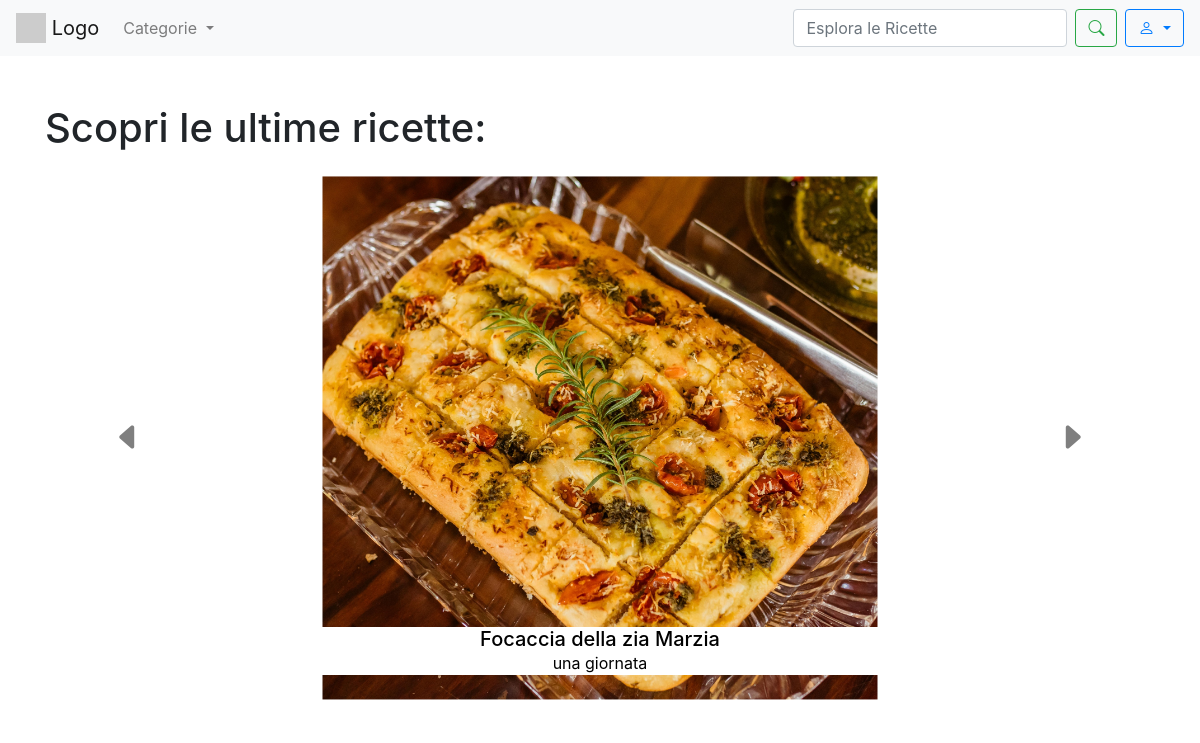
Before: / with the older database file.
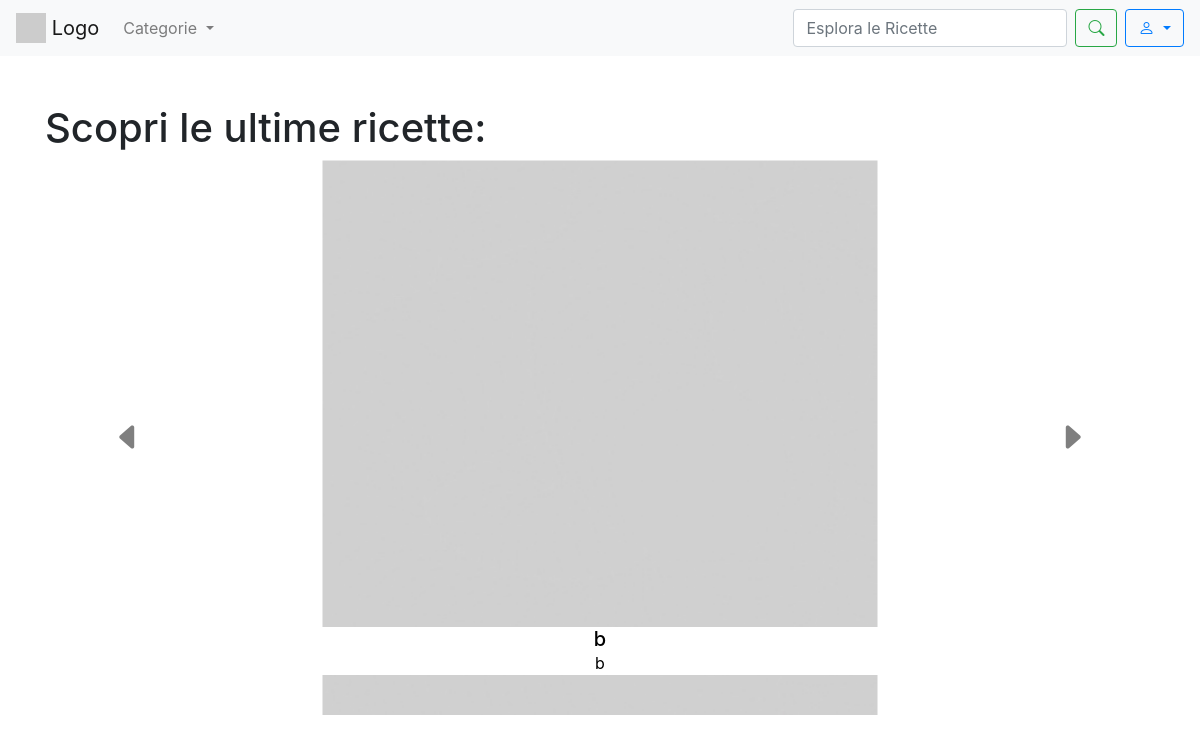
After: the same page with the newer database file.
### sito/models.py (models this page shows, shortened)
class Recipe(models.Model):
    title = models.CharField(max_length=200)
    photo = models.ImageField(upload_to='recipes_photos/', blank=True, null=True)
    preparationtime = models.CharField(help_text="Totale tempo di preparazione (es: 1 hour 30 minutes)", max_length=200,
                                       blank=True, null=True)
    category = models.ForeignKey(Category, on_delete=models.CASCADE)
    user = models.ForeignKey('CustomUser', on_delete=models.CASCADE)
    ingredients = models.TextField()
    instructions = models.TextField()

### sito/views.py (the view)
# urls.py: path("", homepage, name="homepage"),
def homepage(request):
    last_4_recipes = Recipe.objects.order_by('-id')[:4]
    recipe = Recipe.objects.all()
    context = {
        'last_4_recipes': last_4_recipes,
        'recipes': recipe
    }
    return render(request, 'homepage.html', context)

### template/homepage.html (shortened to what this page needs)
<!DOCTYPE html>
{% load static %}
<html lang="it">
<head>
    <link rel="stylesheet" href="https://maxcdn.bootstrapcdn.com/bootstrap/4.5.2/css/bootstrap.min.css">
    <link rel="stylesheet" href="https://cdn.jsdelivr.net/npm/bootstrap-icons/font/bootstrap-icons.css">
</head>
<body>
    <nav class="navbar navbar-expand-lg navbar-light bg-light">
        <a class="navbar-brand" href="{% url 'homepage' %}">
            <img src="https://via.placeholder.com/30" alt="Logo" class="d-inline-block align-top">
            Logo
        </a>
            <ul class="navbar-nav mr-auto">
                <li class="nav-item dropdown">
                  <div class="nav-link dropdown-toggle" role="button" data-toggle="dropdown" aria-expanded="false" id="CategoryDropdown">
                    Categorie
                  </div>
                </li>
            </ul>
            <form class="form-inline my-2 my-lg-0" method="GET" action="{% url 'search' %}">
                <input class="form-control mr-sm-2" type="search" name ="q" placeholder="Esplora le Ricette" aria-label="Search">
                <button class="btn btn-outline-success my-2 my-sm-0" type="submit"><i class="bi bi-search"></i></button>
            </form>
            <div class="dropdown ml-2">
                <button class="btn btn-outline-primary dropdown-toggle" type="button" id="userDropdown" data-toggle="dropdown" aria-haspopup="true" aria-expanded="false">
                    <i class="bi bi-person"></i>
                </button>
            </div>
    </nav>
    <div class="container mt-5">
        <h1>Scopri le ultime ricette:</h1>
        <div id="recipeCarousel" class="carousel slide carousel-dark" data-ride="carousel" >
            <div class="carousel-inner ">
                {% for recipe in last_4_recipes %}
                    <div class="carousel-item {% if forloop.first %}active{% endif %} position-relative" >
                        <div class="recipe-image">
                            {% if recipe.photo %}
                                <img src=" {{ recipe.photo.url }} " class="d-block w-50 " alt="foto ricetta"  >
                            {% else %}
                                <img src="{% static 'images/defaultrecipe.jpg' %}" class="d-block w-50" alt="foto ricetta" >
                            {% endif %}
                        </div>
                        <div class="carousel-caption d-none d-md-block">
                            <h5 class="my-0" style="color: black; background-color: white;background-blend-mode: overlay">{{ recipe.title }}</h5>
                            <p class="my-0" style="color: black; background-color: white">{{ recipe.preparationtime }}</p>
                        </div>
                    </div>
                {% endfor %}
            </div>
            <a class="carousel-control-prev " href="#recipeCarousel" role="button" data-slide="prev">
                <i class="bi bi-caret-left-fill" aria-hidden="true" style="color: black; font-size: 2rem"></i>
            </a>
            <a class="carousel-control-next" href="#recipeCarousel" role="button" data-slide="next">
                <i class="bi bi-caret-right-fill" aria-hidden="true" style="color: black; font-size: 2rem"></i>
            </a>
        </div>
    </div>
</body>
</html>

Changed rows visible on the page:
no longer on this page (row unchanged): Recipe: photo (picture), title "Focaccia della zia Marzia", preparationtime "una giornata"
added Recipe: title "b", preparationtime "b"
